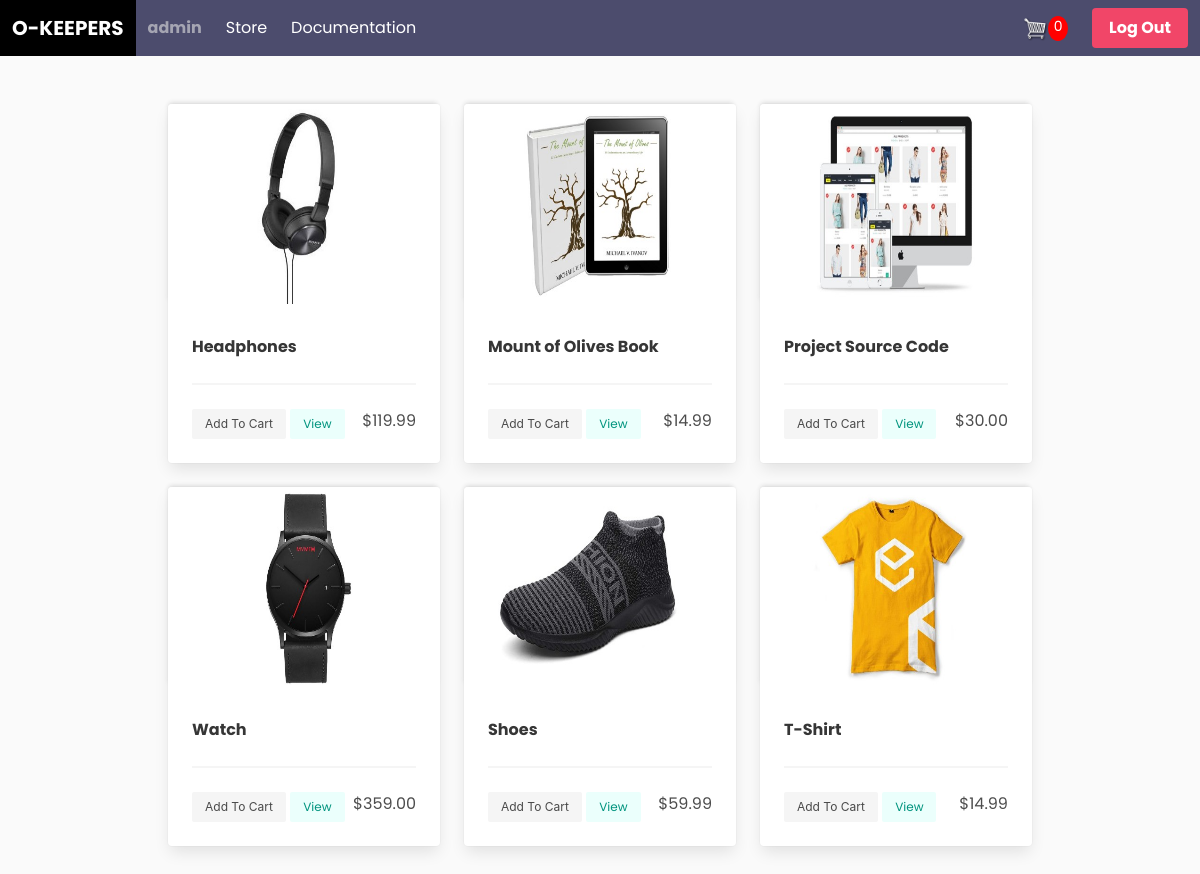
The page /store/ (signed in) on the database its author committed.
### shop/models.py (models this page shows, shortened)
class Product(models.Model):
    name = models.CharField(max_length=200, null=True)
    price = models.FloatField()
    image = models.ImageField(null=True, blank=True)
    @property
    def imageURL(self):
        try:
            url = self.image.url
        except:
            url = ''
        return url

### shop/views.py (the view)
# urls.py: path("store/", views.store, name="store"),
def store(request):
    products = Product.objects.all()
    context = {"products": products}
    return render(request, "shop/store.html", context)

### shop/templates/shop/store.html
{% extends 'shop/base.html' %}
{% load static %}
{% block content %}
    <section class="section">
        <div class="container">
            <div class="columns is-multiline">
                {% for product in products%}
                <div class="column is-4">
                    <div class="card">
                        <div class="card-image">
                            <img class="thumbnail" src="{{ product.imageURL }}" alt="">
                        </div>
                        <div class="card-content">
                            <strong>{{product.name}}</strong>
                            <hr>
                            <button data-product="{{product.id}}" data-action="add" class="button is-secondary is-light is-small update-cart">Add To Cart</button>
                            <a class="button is-primary is-light is-small">View </a>
                            <h4 class="prices">${{product.price|floatformat:2}}</h4>
                        </div>
                    </div>
                </div>
            {% endfor %}
        </div>
    </section>
{% endblock content %}

### shop/templates/shop/base.html (shortened to what this page needs)
<!DOCTYPE html>
{% load static %}
<html lang="en">
<head>
    <link rel="stylesheet" href="https://cdn.jsdelivr.net/npm/bulma@0.9.4/css/bulma.min.css">
    <link rel="stylesheet" href="{% static 'css/main.css' %}">
</head>
<header>
    <nav class="navbar is-black" role="navigation" aria-label="main navigation">
        <div class="navbar-brand">
            <a class="navbar-item is-size-5" href="{% url 'homepage'%}">
                <strong>O-KEEPERS</strong>
            </a>
            {% if user.is_authenticated %}
                <p id="user-name" class="navbar-item">{{ user.get_username }}</p>
            {% endif %}
        </div>
        <div class="navbar-menu" id="nav-links">
            <div class="navbar-start">
                <a href="{% url 'store' %}" class="navbar-item">
                    Store
                </a>
                <a class="navbar-item">
                    Documentation
                </a>
            </div>
                <div class="navbar-end">
                    <a href="{% url 'cart' %}" class="navbar-item">
                        <img src="{% static 'images/cart.png' %}" id="cart-icon">
                        <p id="cart-total">0</p>
                    </a>
                    <div class="navbar-item">
                        <div class="buttons">
                            {% if user.is_authenticated %}
                                <a class="button is-danger" href="{% url 'logout' %}?next={{ request.path }}">
                                    <strong>Log Out</strong>
                                </a>
                            {% endif %}
                        </div>
                    </div>
                </div>
            </div>
    </nav>
</header>
<body>
    <div class="container">
        {% block content %}
        {% endblock content %}
    </div>
</body>
</html>

### static/css/main.css (style rules this page uses)
* { font-family: 'Poppins', sans-serif; }
body { background-color: hsl(0, 0%, 98%); }
h1,h2,h3,h4,h5,h6 { color:hsl(0, 0%, 30%); }
.thumbnail { width: 100%; height: 200px; -webkit-box-shadow: -1px -3px 5px -2px rgba(214,214,214,1); -moz-box-shadow: -1px -3px 5px -2px rgba(214,214,214,1); box-shadow: -1px -3px 5px -2px rgba(214,214,214,1); }
.is-black { background-color: #4C4C6D!important; }
#cart-icon { width:25px; display: inline-block; margin-left: 15px; }
#cart-total { display: block; text-align: center; color:#fff; background-color: red; width: 20px; height: 25px; border-radius: 50%; font-size: 14px; }
.prices { display: block; float:right; }
#user-name { color:hsl(0, 0%, 88%); font-weight: bold; cursor: pointer; transition: ease-in 0.2s; opacity:0.6; }

### rows shown on the page
Product: imageURL (picture), name "Headphones", price "119.99"
Product: imageURL (picture), name "Mount of Olives Book", price "14.99"
Product: imageURL (picture), name "Project Source Code", price "30.00"
Product: imageURL (picture), name "Watch", price "359.00"
Product: imageURL (picture), name "Shoes", price "59.99"
Product: imageURL (picture), name "T-Shirt", price "14.99"

### other values the page prints
{{ user.get_username }} "admin"
